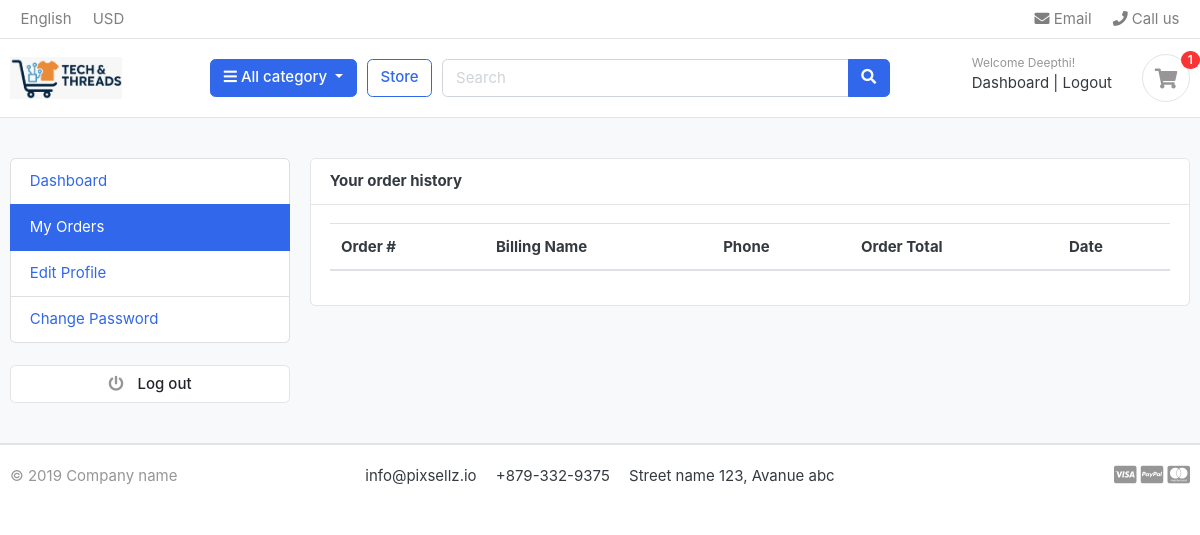
The app's page /accounts/my_orders/ (signed in), older data.
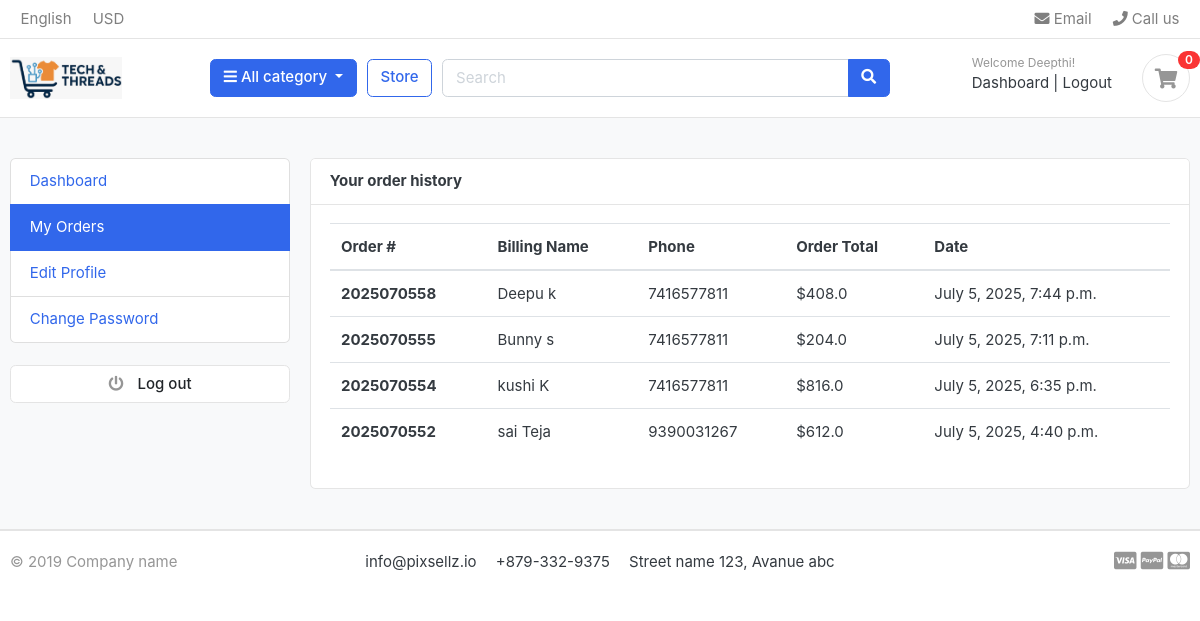
The same page, newer data.
### orders/models.py (models this page shows, shortened)
class Order(models.Model):
    STATUS = (
        ('New', 'New'),
        ('Accepted', 'Accepted'),
        ('Completed', 'Completed'),
        ('Cancelled', 'Cancelled'),
    )
    user = models.ForeignKey(Account, on_delete=models.SET_NULL, null=True)
    payment = models.ForeignKey(Payment, on_delete=models.SET_NULL, blank=True, null=True)
    order_number = models.CharField(max_length=20)
    first_name = models.CharField(max_length=50)
    last_name = models.CharField(max_length=50)
    phone = models.CharField(max_length=15)
    email = models.EmailField(max_length=50)
    address_line_1 = models.CharField(max_length=50)
    address_line_2 = models.CharField(max_length=50, blank=True)
    country = models.CharField(max_length=50)
    state = models.CharField(max_length=50)
    city = models.CharField(max_length=50)
    order_note = models.CharField(max_length=100, blank=True)
    order_total = models.FloatField()
    tax = models.FloatField()
    status = models.CharField(max_length=10, choices=STATUS, default='New')
    ip = models.CharField(blank=True, max_length=20)
    is_ordered = models.BooleanField(default=False)
    created_at = models.DateTimeField(auto_now_add=True)
    updated_at = models.DateTimeField(auto_now=True)
    def full_name(self):
        return f'{self.first_name} {self.last_name}'

### accounts/views.py (the view)
# urls.py: path('my_orders/', views.my_orders, name='my_orders'),
def my_orders(request):
    orders = Order.objects.filter(user=request.user, is_ordered=True).order_by('-created_at')
    context = {
        'orders': orders,
    }
    return render(request, 'accounts/my_orders.html', context)

### carts/context_processors.py (called while the page is built)
def counter(request):
    cart_count = 0
    if 'admin' in request.path:
        return{}
    else:
        try:
            cart = Cart.objects.filter(cart_id=_cart_id(request))
            if request.user.is_authenticated:
               cart_items = CartItem.objects.all().filter(user=request.user)
            else:
               cart_items = CartItem.objects.all().filter(cart=cart[:1])
            for cart_item in cart_items:
                cart_count += cart_item.quantity
        except Cart.DoesNotExist:
            cart_count = 0
    return dict(cart_count=cart_count)

### carts/views.py (called while the page is built)
def _cart_id(request):
    cart= request.session.session_key
    if not cart:
        cart= request.session.create()
    return cart

### category/context_processors.py (called while the page is built)
def menu_links(request):
    links= Category.objects.all()
    return dict(links=links)

### category/models.py (called while the page is built)
    def get_url(self):
            return reverse('products_by_category', args=[self.slug])

### templates/accounts/my_orders.html (shortened to what this page needs)
{% extends 'base.html' %}
{% block content %}
<section class="section-conten padding-y bg">
<div class="container">
	<div class="row">
	{% include 'includes/dashboard_sidebar.html' %}
	<main class="col-md-9">
		<article class="card">
		<header class="card-header">
			<strong class="d-inline-block mr-3">Your order history</strong>
		</header>
		<div class="card-body">
			<div class="row">
				<div class="col-md-12">
					<table class="table table-hover">
  <thead>
    <tr>
      <th scope="col">Order #</th>
      <th scope="col">Billing Name</th>
      <th scope="col">Phone</th>
      <th scope="col">Order Total</th>
	  <th scope="col">Date</th>
    </tr>
  </thead>
  <tbody>
	{% for order in orders%}
    <tr>
      <th scope="row">{{order.order_number}}</th>
      <td>{{order.full_name}}</td>
      <td>{{order.phone}}</td>
      <td>${{order.order_total}}</td>
	  <td>{{order.created_at}}</td>
    </tr>
	{% endfor %}
  </tbody>
</table>
				</div>
			</div>
		</div>
		</article>
	</main>
</div>
</div>
</section>
{% endblock %}

### templates/includes/navbar.html (shortened to what this page needs)
 {% load static  %}
 <header class="section-header">
<nav class="navbar p-md-0 navbar-expand-sm navbar-light border-bottom">
<div class="container">
  <div class="collapse navbar-collapse" id="navbarTop4">
    <ul class="navbar-nav mr-auto">
    	<li class="nav-item dropdown">
		 	<a href="#" class="nav-link">   English </a>
		</li>
		<li class="nav-item dropdown">
			<a href="#" class="nav-link"> USD </a>
		</li>
    </ul>
    <ul class="navbar-nav">
		<li><a href="#" class="nav-link"> <i class="fa fa-envelope"></i> Email </a></li>
		<li><a href="#" class="nav-link"> <i class="fa fa-phone"></i> Call us </a></li>
	</ul>
  </div>
</div>
</nav>
<section class="header-main border-bottom">
	<div class="container">
<div class="row align-items-center">
	<div class="col-lg-2 col-md-3 col-6">
		<a href="{% url 'home' %}" class="brand-wrap">
          <img class="logo" src="{% static 'images/logo1.jpeg' %}" alt="Logo" height="50">
        </a>
	</div>
	<div class="col-lg col-sm col-md col-6 flex-grow-0">
		<div class="category-wrap dropdown d-inline-block float-right">
			<button type="button" class="btn btn-primary dropdown-toggle" data-toggle="dropdown">
				<i class="fa fa-bars"></i> All category
			</button>
		</div>
	</div>
	<a href="{% url 'store' %}" class="btn btn-outline-primary">Store</a>
	<div class="col-lg  col-md-6 col-sm-12 col">
		<form action="{% url 'search' %}" class="search" method='GET'>
			<div class="input-group w-100">
			    <input type="text" class="form-control" style="width:60%;" placeholder="Search" name="keyword">
			    <div class="input-group-append">
			      <button class="btn btn-primary" type="submit">
			        <i class="fa fa-search"></i>
			      </button>
			    </div>
		    </div>
		</form>
	</div>
	<div class="col-lg-3 col-sm-6 col-8 order-2 order-lg-3">
				<div class="d-flex justify-content-end mb-3 mb-lg-0">
					{% if user.id is  None %}
					<div class="widget-header">
						<small class="title text-muted">Welcome guest!</small>
						<div>
							<a href="{% url 'login' %}">Sign in</a> <span class="dark-transp"> | </span>
							<a href="{% url 'register' %}"> Register</a>
						</div>
					</div>
					{% else %}
					<div class="widget-header">
						<small class="title text-muted">Welcome {{user.first_name}}!</small>
						<div>
							<a href="{% url 'dashboard' %}">Dashboard</a> <span class="dark-transp"> | </span>
							<a href="{% url 'logout' %}"> Logout </a>
						</div>
					</div>
					{% endif %}
					<a href="{% url 'cart' %}" class="widget-header pl-3 ml-3">
						<div class="icon icon-sm rounded-circle border"><i class="fa fa-shopping-cart"></i></div>
						<span class="badge badge-pill badge-danger notify">{{ cart_count }}</span>
					</a>
				</div>
			</div>
</div>
	</div>
</section>
</header>

Row changes from the older to the newer data that the page shows:
added Order: order_number "2025070558", full_name "Deepu k", phone "7416577811", order_total "408.0", created_at "July 5, 2025, 7:44 p.m."
added Order: order_number "2025070555", full_name "Bunny s", phone "7416577811", order_total "204.0", created_at "July 5, 2025, 7:11 p.m."
added Order: order_number "2025070554", full_name "kushi K", phone "7416577811", order_total "816.0", created_at "July 5, 2025, 6:35 p.m."
added Order: order_number "2025070552", full_name "sai Teja", phone "9390031267", order_total "612.0", created_at "July 5, 2025, 4:40 p.m."
Text that changed along with them:
{{ cart_count }}: "1" → "0"
